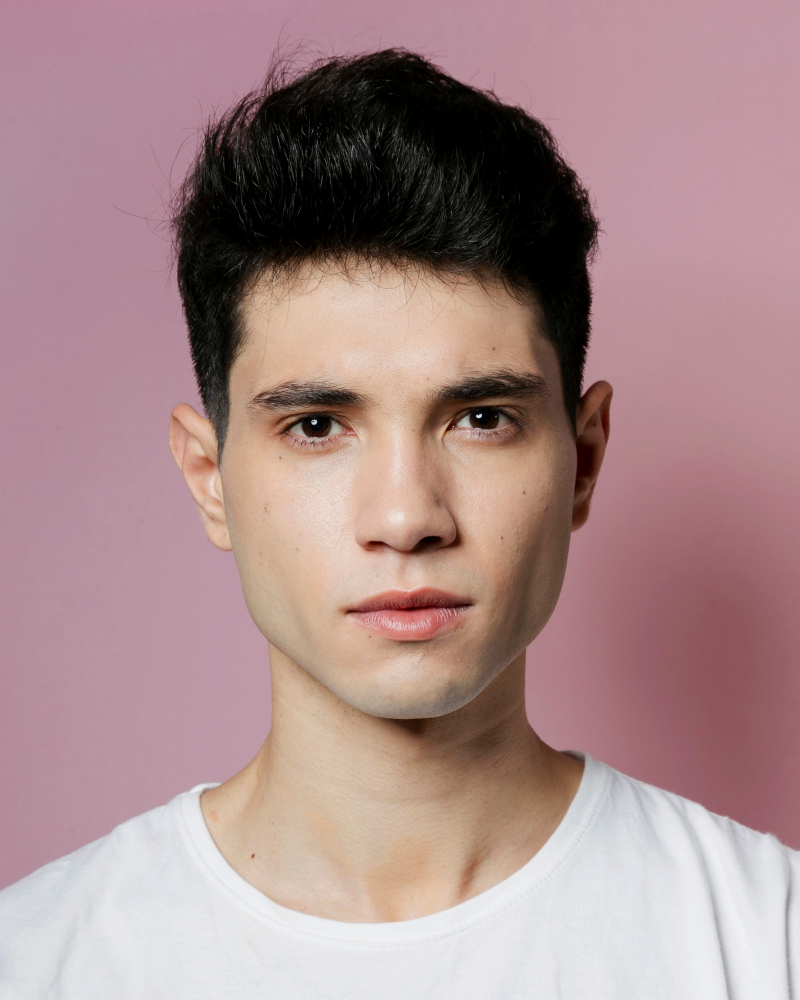
//> input picture lab1-2/lab_cmake/lab2.2/app/x64/Debug/pic.jpg, 800 x 1000 px
$ ./main2   (built with g++ and OpenCV 4)
//> lines starting //> are read from the running program, lines starting //| are printed output that depends on the picture; after the words box and inside, x2 and y2 are one past the last pixel; in counts of white or black regions, pixels touching at a corner belong together
#include "opencv2/objdetect/objdetect.hpp"
#include "opencv2/highgui/highgui.hpp"
#include "opencv2/imgproc/imgproc.hpp"

#include <iostream>
#include <stdio.h>

using namespace std;
using namespace cv;

int main()
{
    Mat image;
    image = imread("C:\\Users\\sunny\\Desktop\\college\\isrpo\\lab_cmake\\lab2.2\\app\\x64\\Debug\\pic.jpg");
//> image is the input picture: 1000 rows x 800 cols, CV_8UC3; mean B, G, R 139.9, 139.2, 168.8
    namedWindow("window1", 1);   imshow("window1", image);

    // Загружаем xml файл (.xml file)
    CascadeClassifier face_cascade;
    face_cascade.load("C:\\Users\\sunny\\Desktop\\college\\isrpo\\lab_cmake\\lab2.2\\_build\\install\\etc\\haarcascades\\haarcascade_frontalface_alt2.xml");

    // Находим лица на фотографии
    std::vector<Rect> faces;
    face_cascade.detectMultiScale(image, faces, 1.1, 2, 0, Size(30, 30));
//> faces = 1 Rect (x, y, width, height): [180, 247, 443, 443]

    // Рисуем круги вокруг лиц
    for (int i = 0; i < faces.size(); i++)
    {
        Point center(faces[i].x + faces[i].width * 0.5, faces[i].y + faces[i].height * 0.5);
        ellipse(image, center, Size(faces[i].width * 0.5, faces[i].height * 0.5), 0, 0, 360, Scalar(255, 0, 255), 4, 8, 0);
    }
//> this loop made 1 pass
//> center on pass 1: Point(401, 468)
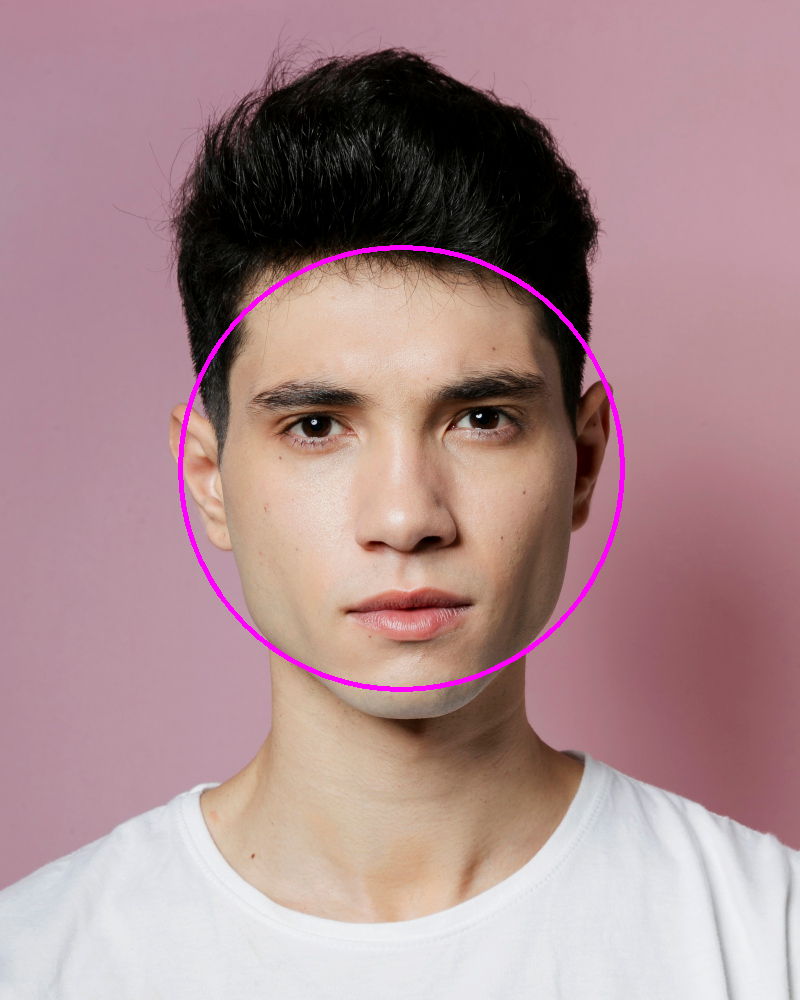
//> image: 1000 rows x 800 cols, CV_8UC3; 0.85% of pixels changed, all inside (x1, y1, x2, y2) = (178, 245, 625, 692)

    imshow("Detected Face", image);

    waitKey(0);
    return 0;
}
